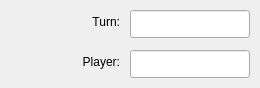
<?xml version="1.0" encoding="UTF-8"?>
<ui version="4.0">
 <class>GameTurnDialog</class>
 <widget class="QWidget" name="GameTurnDialog">
  <property name="geometry">
   <rect>
    <x>0</x>
    <y>0</y>
    <width>260</width>
    <height>88</height>
   </rect>
  </property>
  <property name="minimumSize">
   <size>
    <width>260</width>
    <height>88</height>
   </size>
  </property>
  <property name="maximumSize">
   <size>
    <width>260</width>
    <height>88</height>
   </size>
  </property>
  <property name="windowTitle">
   <string>GameTurnDialog</string>
  </property>
  <widget class="QLineEdit" name="lineEditOwner">
   <property name="geometry">
    <rect>
     <x>130</x>
     <y>50</y>
     <width>120</width>
     <height>28</height>
    </rect>
   </property>
  </widget>
  <widget class="QLabel" name="labelOwner">
   <property name="geometry">
    <rect>
     <x>20</x>
     <y>52</y>
     <width>100</width>
     <height>20</height>
    </rect>
   </property>
   <property name="text">
    <string>Player:</string>
   </property>
   <property name="alignment">
    <set>Qt::AlignRight|Qt::AlignTrailing|Qt::AlignVCenter</set>
   </property>
  </widget>
  <widget class="QLabel" name="labelTurn">
   <property name="geometry">
    <rect>
     <x>20</x>
     <y>12</y>
     <width>100</width>
     <height>20</height>
    </rect>
   </property>
   <property name="text">
    <string>Turn:</string>
   </property>
   <property name="alignment">
    <set>Qt::AlignRight|Qt::AlignTrailing|Qt::AlignVCenter</set>
   </property>
  </widget>
  <widget class="QLineEdit" name="lineEditTurn">
   <property name="geometry">
    <rect>
     <x>130</x>
     <y>10</y>
     <width>120</width>
     <height>28</height>
    </rect>
   </property>
  </widget>
 </widget>
 <layoutdefault spacing="6" margin="11"/>
 <tabstops>
  <tabstop>lineEditTurn</tabstop>
  <tabstop>lineEditOwner</tabstop>
 </tabstops>
 <resources/>
 <connections/>
</ui>
